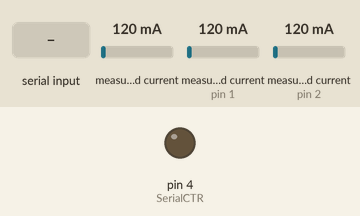
Recording of a sketch running on a simulated Arduino Nano, built with avr-gcc and run on an emulated ATmega328P. Parts: output pins drawn as LEDs (lit = HIGH). The inputs (shaded band) are chosen by the test bench; at power-on: measured current 120 mA, measured current (sensors on pin 1, pin 2) 120 mA.

Above: at 1.2 s.
1.3 s: "s" received over the second serial link
Timing chart, 0 to 4.3 s (numbered marks = the images above; inputs shaded):
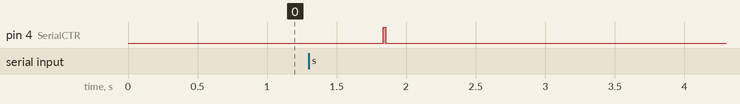

The sketch:

Current_Meter_Agent.ino
```cpp
#include <SoftwareSerial.h>
#include "EmonLIB/EmonLib.h"


#define SerialTX 10
#define SerialRX 11
#define SerialCTR 4

#define rs485_transmit HIGH
#define rs485_receive LOW

#define ct1_in 0
#define ct2_in 1
#define ct3_in 2

SoftwareSerial rs485(SerialRX,SerialTX);

EnergyMonitor current_meter1;
EnergyMonitor current_meter2;
EnergyMonitor current_meter3;

float current1 = 0.0;
float current2 = 0.0;
float current3 = 0.0;


unsigned long last_time = 0;


void setup()
{
  pinMode(SerialCTR,OUTPUT);
  pinMode(SerialRX,INPUT);
  pinMode(SerialTX,OUTPUT);

  rs485.begin(9600);

  current_meter1.current(ct1_in,55);
  current_meter2.current(ct2_in,55);
  current_meter3.current(ct3_in,55);
  digitalWrite(SerialCTR,rs485_receive);


}

void loop()
{


  digitalWrite(SerialCTR,rs485_receive);

  if(rs485.available()){

	  char x = rs485.read();

	  if(x=='s'){


		   current1 = current_meter1.calcIrms(1480);
		   current2 = current_meter2.calcIrms(1480);
		   current3 = current_meter3.calcIrms(1480);

		  digitalWrite(SerialCTR,rs485_transmit);
		  rs485.print("c^");
		  rs485.print(current1);
		  rs485.print("^");
		  rs485.print(current2);
		  rs485.print("^");
		  rs485.println(current3);


	  }


  }


}
```

Measured:
- after the input at 1.3 s, pin 4 (SerialCTR): LOW → HIGH after 0.54 s, → LOW 0.02 s later
